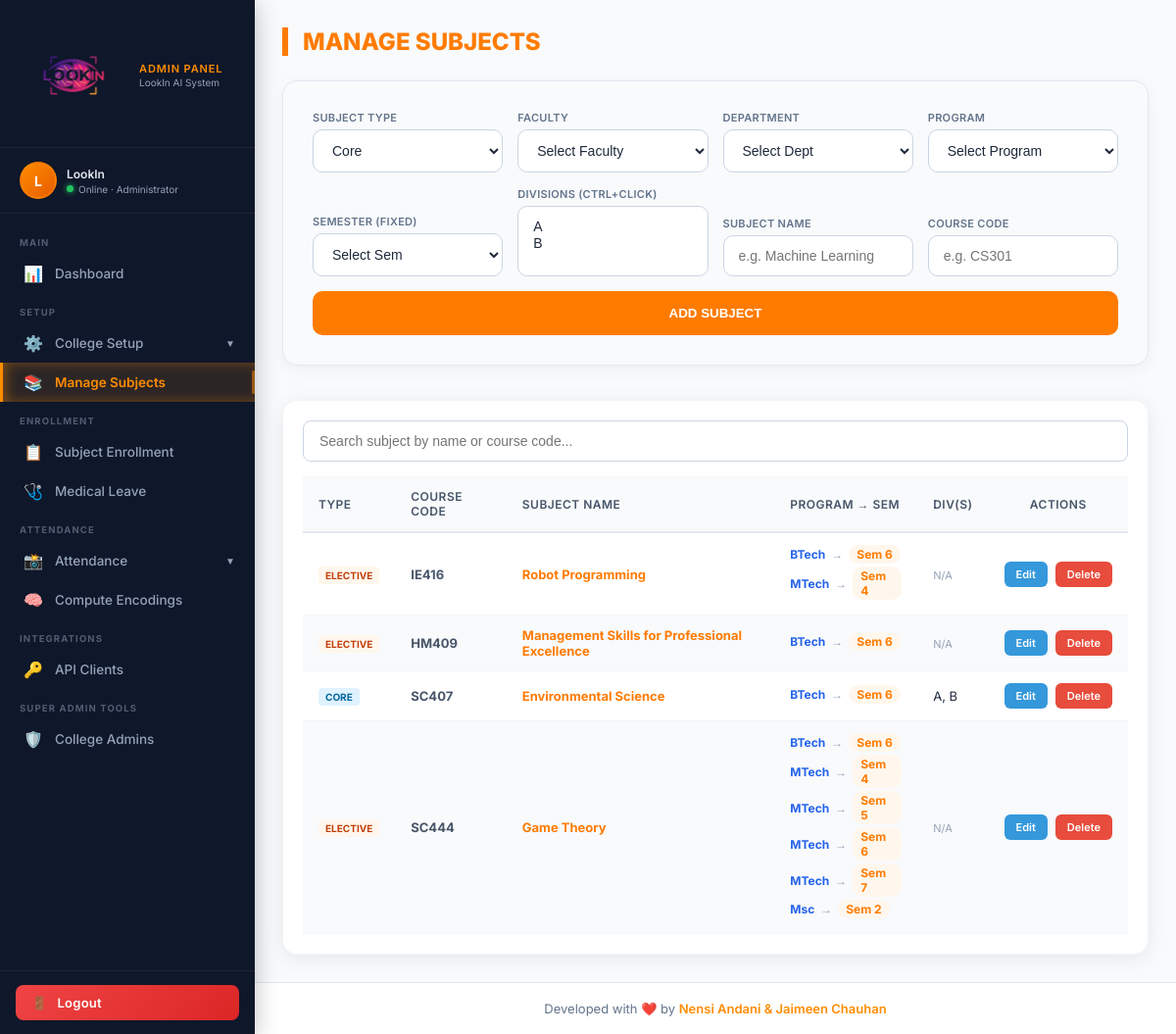
/subjects/ (signed in), run on the app's committed database.
### accounts/models.py (models this page shows, shortened)
class Subject(models.Model):
    SUBJECT_TYPES = (
        ('core', 'Core'),
        ('elective', 'Elective'),
    )
    name = models.CharField(max_length=100)
    course_code = models.CharField(
        max_length=20, unique=True, null=True, blank=True,
        help_text="Course code e.g. HM227, CS301"
    )
    subject_type = models.CharField(max_length=20, choices=SUBJECT_TYPES, default='core')
    faculty = models.ForeignKey(Faculty, on_delete=models.CASCADE)
    department = models.ForeignKey(Department, on_delete=models.CASCADE)
    created_by = models.ForeignKey(User, on_delete=models.CASCADE, null=True, blank=True, related_name='created_subjects')
    program = models.ForeignKey(Program, on_delete=models.CASCADE, null=True, blank=True)
    semester = models.ForeignKey(Semester, on_delete=models.CASCADE, null=True, blank=True)
    divisions = models.ManyToManyField(Division, blank=True, related_name='core_subjects')
    semesters = models.ManyToManyField(Semester, blank=True, related_name='elective_subjects')
    programs = models.ManyToManyField(Program, blank=True, related_name='elective_subjects')

class SubjectProgramSemester(models.Model):
    subject = models.ForeignKey(Subject, on_delete=models.CASCADE, related_name='program_semester_pairs')
    program = models.ForeignKey(Program, on_delete=models.CASCADE)
    semester = models.ForeignKey(Semester, on_delete=models.CASCADE)
    class Meta:
        unique_together = ('subject', 'program', 'semester')
        ordering = ['program__name', 'semester__name']

class Program(models.Model):
    name = models.CharField(max_length=100)
    created_by = models.ForeignKey(User, on_delete=models.CASCADE, null=True, blank=True, related_name='created_programs')

class Semester(models.Model):
    name = models.CharField(max_length=20)
    created_by = models.ForeignKey(User, on_delete=models.CASCADE, null=True, blank=True, related_name='created_semesters')

class Division(models.Model):
    name = models.CharField(max_length=10)
    created_by = models.ForeignKey(User, on_delete=models.CASCADE, null=True, blank=True, related_name='created_divisions')

### accounts/views.py (the view, shortened to what this page needs)
# urls.py: path('subjects/', views.subjects, name='subjects'),
@user_passes_test(admin_check, login_url='admin_login')
@login_required
def subjects(request):
    faculties = isolate_qs(request, Faculty.objects.all())
    departments = isolate_qs(request, Department.objects.all())
    programs = isolate_qs(request, Program.objects.all())
    semesters = isolate_qs(request, Semester.objects.all())
    divisions = isolate_qs(request, Division.objects.all())
    all_subjects = Subject.objects.select_related('faculty', 'department', 'program', 'semester').prefetch_related('divisions', 'semesters', 'programs', 'program_semester_pairs__program', 'program_semester_pairs__semester').all().order_by('id')
    return render(request, 'adminpanel/subjects.html', {
        'subjects': all_subjects,
        'faculties': faculties,
        'departments': departments,
        'programs': programs,
        'semesters': semesters,
        'divisions': divisions
    })

### accounts/views.py (called while the page is built)
def isolate_qs(request, qs):
    if not request.user.is_authenticated:
        return qs.none()
    if getattr(request.user, 'is_superuser', False):
        return qs
    return qs.filter(created_by=request.user)

def admin_check(user):
    return user.is_staff

### accounts/templates/adminpanel/subjects.html (shortened to what this page needs)
{% extends 'adminpanel/base.html' %}
{% load static %}
{% block content %}
<h2 class="page-title">Manage Subjects</h2>
<div class="form-card">
    <form method="POST"
          id="subjectForm"
          action="{% if edit_subject %}{% url 'edit_subject' edit_subject.id %}{% else %}{% url 'subjects' %}{% endif %}">
        <div class="form-grid">
            <div>
                <label class="field-label">Subject Type</label>
                <select name="subject_type" id="subjectTypeSelect" onchange="toggleSubjectFields()" required>
                    <option value="core" {% if edit_subject and edit_subject.subject_type == 'core' %}selected{% endif %}>Core</option>
                </select>
            </div>
            <div>
                <label class="field-label">Faculty</label>
                <select name="faculty" required>
                    <option value="" disabled selected>Select Faculty</option>
                </select>
            </div>
            <div>
                <label class="field-label">Department</label>
                <select name="department" required>
                    <option value="" disabled selected>Select Dept</option>
                </select>
            </div>
            <div id="coreProgramGroup">
                <label class="field-label">Program</label>
                <select name="program" id="coreProgram">
                    <option value="" disabled selected>Select Program</option>
                </select>
            </div>
            <div id="coreSemesterGroup">
                <label class="field-label">Semester (Fixed)</label>
                <select name="semester" id="coreSemester">
                    <option value="" disabled selected>Select Sem</option>
                </select>
            </div>
            <div id="coreDivisionGroup">
                <label class="field-label">Divisions (Ctrl+Click)</label>
                <select name="divisions" multiple style="height:72px;">
                    {% for d in divisions %}
                        <option value="{{ d.id }}" {% if edit_subject and d in edit_subject.divisions.all %}selected{% endif %}>{{ d.name }}</option>
                    {% endfor %}
                </select>
            </div>
            <div>
                <label class="field-label">Subject Name</label>
                <input type="text" name="subject_name"
                       placeholder="e.g. Machine Learning"
                       value="{% if edit_subject %}{{ edit_subject.name }}{% endif %}"
                       required>
            </div>
            <div>
                <label class="field-label">Course Code</label>
                <input type="text" name="course_code"
                       placeholder="e.g. CS301"
                       value="{% if edit_subject %}{{ edit_subject.course_code|default_if_none:'' }}{% endif %}">
            </div>
            <button type="submit" class="submit-btn" style="grid-column: 1 / -1;">
                {% if edit_subject %}Update Subject{% else %}Add Subject{% endif %}
            </button>
        </div>
    </form>
</div>
<div class="table-card">
    <div style="margin-bottom: 15px; position: relative;">
        <input type="text" id="subjectSearch"
               placeholder="Search subject by name or course code..."
               autocomplete="off" style="width: 100%; padding: 12px 16px; border: 1px solid #cbd5e1; border-radius: 8px; font-size: 14px; outline: none;">
    </div>
    <table id="subjectTable">
        <thead>
            <tr>
                <th>Type</th>
                <th>Course Code</th>
                <th>Subject Name</th>
                <th>Program → Sem</th>
                <th>Div(s)</th>
                <th style="text-align:center;">Actions</th>
            </tr>
        </thead>
        <tbody id="subjectTbody">
            {% for s in subjects %}
            <tr class="subject-row">
                <td>
                    <span class="type-badge {% if s.subject_type == 'core' %}badge-core{% else %}badge-elective{% endif %}">
                        {{ s.subject_type|upper }}
                    </span>
                </td>
                <td class="searchable-code" style="font-weight:700; color:#475569;">{{ s.course_code|default:"—" }}</td>
                <td class="searchable-name"><span style="color:#ff7b00; font-weight:700;">{{ s.name }}</span></td>
                <td>
                    {% if s.subject_type == 'core' %}
                        <div class="pair-line">
                            <span class="prog-name">{{ s.program.name|default:"—" }}</span>
                            <span class="arrow">→</span>
                            <span class="sem-name">Sem {{ s.semester.name|default:"—" }}</span>
                        </div>
                    {% else %}
                        {% for pair in s.program_semester_pairs.all %}
                            <div class="pair-line">
                                <span class="prog-name">{{ pair.program.name }}</span>
                                <span class="arrow">→</span>
                                <span class="sem-name">Sem {{ pair.semester.name }}</span>
                            </div>
                        {% empty %}
                            <span style="color:#94a3b8; font-size:11px;">No pairs set</span>
                        {% endfor %}
                    {% endif %}
                </td>
                <td>
                    {% if s.subject_type == 'core' %}
                        {% for div in s.divisions.all %}{{ div.name }}{% if not forloop.last %}, {% endif %}{% endfor %}
                    {% else %}
                        <span style="color:#94a3b8; font-size:11px;">N/A</span>
                    {% endif %}
                </td>
                <td>
                    <div class="action-group" style="justify-content:center;">
                        <a href="{% url 'edit_subject' s.id %}" class="edit-link">Edit</a>
                        <a href="{% url 'delete_subject' s.id %}" class="delete-link"
                           onclick="return confirm('Delete this subject?')">Delete</a>
                    </div>
                </td>
            </tr>
            {% empty %}
            <tr>
                <td colspan="6" style="text-align:center; padding:30px; color:#94a3b8;" class="empty-msg">No Subjects Found.</td>
            </tr>
            {% endfor %}
        </tbody>
    </table>
</div>
{% endblock %}

### accounts/templates/adminpanel/base.html (shortened to what this page needs)
{% load static %}
<!DOCTYPE html>
<html lang="en">
<head>
</head>
<body>
<aside class="sidebar" id="sidebar">
    <a href="{% url 'admin_dashboard' %}" class="sidebar-logo">
        <img src="{% static 'img/logo2.png' %}" alt="LookIn Logo">
        <div class="logo-label">
            <span>Admin Panel</span>
            <span>LookIn AI System</span>
        </div>
    </a>
    <div class="admin-status">
        <div class="admin-avatar">
            {{ request.user.first_name|slice:":1"|upper|default:request.user.username|slice:":1"|upper }}
        </div>
        <div class="admin-info">
            <div class="admin-name">
                {{ request.user.first_name|default:request.user.username }}
            </div>
            <div class="admin-role">
                <span class="online-dot"></span>
                Online · Administrator
            </div>
        </div>
    </div>
    <nav class="sidebar-nav" id="sidebarNav">
        <div class="nav-section-label">Main</div>
        <a href="{% url 'admin_dashboard' %}" class="nav-item" id="nav-dashboard">
            <span class="nav-icon">📊</span>
            <span class="nav-text">Dashboard</span>
        </a>
        <div class="nav-section-label">Setup</div>
        <div class="nav-group" id="group-setup">
            <div class="nav-group-toggle" id="toggle-setup" onclick="toggleNavGroup('setup')">
                <span class="nav-icon">⚙️</span>
                <span class="nav-text">College Setup</span>
                <span class="toggle-arrow">▼</span>
            </div>
        </div>
        <a href="{% url 'subjects' %}" class="nav-item" id="nav-subjects">
            <span class="nav-icon">📚</span>
            <span class="nav-text">Manage Subjects</span>
        </a>
        <div class="nav-section-label">Enrollment</div>
        <a href="{% url 'manage_enrollment' %}" class="nav-item" id="nav-enrollment">
            <span class="nav-icon">📋</span>
            <span class="nav-text">Subject Enrollment</span>
        </a>
        <a href="{% url 'grant_medical_leave' %}" class="nav-item" id="nav-leave">
            <span class="nav-icon">🩺</span>
            <span class="nav-text">Medical Leave</span>
        </a>
        <div class="nav-section-label">Attendance</div>
        <div class="nav-group" id="group-attendance">
            <div class="nav-group-toggle" id="toggle-attendance" onclick="toggleNavGroup('attendance')">
                <span class="nav-icon">📸</span>
                <span class="nav-text">Attendance</span>
                <span class="toggle-arrow">▼</span>
            </div>
        </div>
        <a href="{% url 'compute_encodings' %}" class="nav-item" id="nav-encodings">
            <span class="nav-icon">🧠</span>
            <span class="nav-text">Compute Encodings</span>
        </a>
        <div class="nav-section-label">Integrations</div>
        <a href="{% url 'manage_api_keys' %}" class="nav-item" id="nav-apikeys">
            <span class="nav-icon">🔑</span>
            <span class="nav-text">API Clients</span>
        </a>
        {% if request.user.is_superuser %}
        <div class="nav-section-label">Super Admin Tools</div>
        <a href="{% url 'manage_admins' %}" class="nav-item" id="nav-admins">
            <span class="nav-icon">🛡️</span>
            <span class="nav-text">College Admins</span>
        </a>
        {% endif %}
    </nav>
    <div class="sidebar-footer">
        <a href="{% url 'admin_logout' %}" class="logout-btn">
            <span>🚪</span>
            <span class="btn-text">Logout</span>
        </a>
    </div>
</aside>
<div class="layout-wrapper" id="layoutWrapper">
    <main class="main-content">
        {% block content %}{% endblock %}
    </main>
    <footer class="footer">
        Developed with ❤️ by <span>Nensi Andani &amp; Jaimeen Chauhan</span>
    </footer>
</div>
</body>
</html>

### accounts/templates/adminpanel/subjects.html (style rules this page uses)
.page-title { color: #ff7b00; font-weight: 800; margin-bottom: 25px; text-transform: uppercase; border-left: 6px solid #ff7b00; padding-left: 15px; font-size: 24px; }
.form-card { background: #f8fafc; padding: 30px; border-radius: 15px; box-shadow: 0 4px 15px rgba(0,0,0,0.05); margin-bottom: 35px; border: 1px solid #e2e8f0; }
.form-grid { display: grid; grid-template-columns: repeat(auto-fit, minmax(175px, 1fr)); gap: 15px; align-items: end; }
.form-grid select, .form-grid input { padding: 12px 15px; font-size: 14px; border: 1px solid #cbd5e1; border-radius: 10px; background: #ffffff; color: #1e293b; outline: none; width: 100%; transition: 0.3s; }
label.field-label { font-size: 11px; color: #64748b; margin-bottom: 5px; display: block; font-weight: 600; text-transform: uppercase; letter-spacing: 0.3px; }
.submit-btn { padding: 12px 25px; background: #ff7b00; border: none; color: white; border-radius: 10px; font-weight: bold; cursor: pointer; text-transform: uppercase; transition: 0.3s; height: 45px; width: 100%; }
.table-card { background: #fff; padding: 20px; border-radius: 15px; box-shadow: 0 4px 20px rgba(0,0,0,0.08); border: 1px solid #f1f5f9; overflow-x: auto; }
table { width: 100%; border-collapse: collapse; }
thead tr { background: #f8fafc; border-bottom: 2px solid #e2e8f0; }
th { padding: 15px; text-align: left; color: #475569; font-weight: 700; font-size: 11px; text-transform: uppercase; }
td { padding: 13px 15px; border-bottom: 1px solid #f1f5f9; color: #1e293b; font-size: 13px; }
.action-group { display: flex; gap: 8px; }
.edit-link { background: #3498db; color: white; padding: 6px 12px; border-radius: 6px; text-decoration: none; font-size: 11px; font-weight: 600; }
.delete-link { background: #e74c3c; color: white; padding: 6px 12px; border-radius: 6px; text-decoration: none; font-size: 11px; font-weight: 600; }
.type-badge { font-size: 10px; padding: 3px 7px; border-radius: 4px; font-weight: 700; }
.badge-core { background: #e0f2fe; color: #0369a1; }
.badge-elective { background: #fff7ed; color: #c2410c; }
.pair-line { display: flex; align-items: center; gap: 6px; margin-bottom: 3px; font-size: 12px; }
.pair-line .prog-name { color: #2563eb; font-weight: 700; }
.pair-line .arrow { color: #94a3b8; }
.pair-line .sem-name { color: #ff7b00; font-weight: 700; background: #fff7ed; padding: 2px 8px; border-radius: 10px; }

### data on the page
Subject: subject_type "ELECTIVE", course_code "IE416", name "Robot Programming", shows "N/A"
SubjectProgramSemester: program.name "BTech", semester.name "6"
SubjectProgramSemester: program.name "MTech", semester.name "4"
Subject: subject_type "ELECTIVE", course_code "HM409", name "Management Skills for Professional Excellence", shows "N/A"
SubjectProgramSemester: program.name "BTech", semester.name "6"
Subject: subject_type "CORE", course_code "SC407", name "Environmental Science", program.name "BTech", semester.name "6"
Division: {{ d.id }} 1 (drawn), name "A"
Division: {{ d.id }} 2 (drawn), name "B"
Subject: subject_type "ELECTIVE", course_code "SC444", name "Game Theory", shows "N/A"
SubjectProgramSemester: program.name "BTech", semester.name "6"
SubjectProgramSemester: program.name "MTech", semester.name "4"
SubjectProgramSemester: program.name "MTech", semester.name "5"
SubjectProgramSemester: program.name "MTech", semester.name "6"
SubjectProgramSemester: program.name "MTech", semester.name "7"
SubjectProgramSemester: program.name "Msc", semester.name "2"

### other printed values
{{ request.user.first_name|default:request.user.username }} "LookIn"
